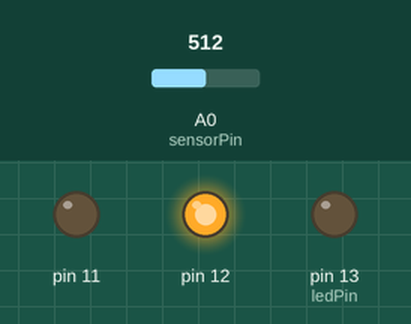
This sketch was run on a simulated Arduino Uno, built with avr-gcc and run on an emulated ATmega328P. Parts: output pins drawn as LEDs (lit = HIGH). The test bench sets the inputs (shaded band); at power-on: A0 (sensorPin) = 512.

Above: at 1.2 s.
1.3 s: A0 (sensorPin) set to 364
2.8 s: A0 (sensorPin) set to 335
At 3.5 s:
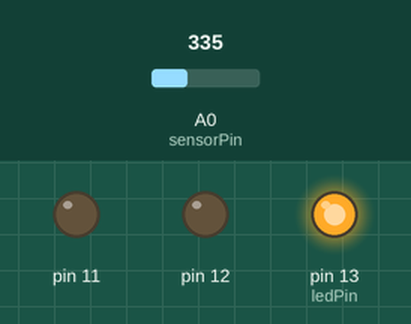
4.5 s: A0 (sensorPin) set to 760
At 5.7 s:
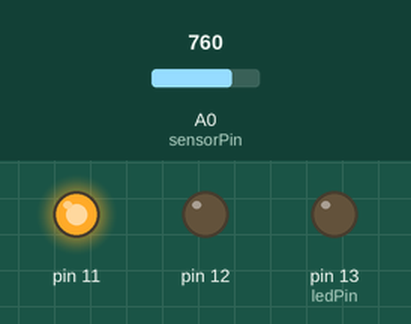
6.0 s: A0 (sensorPin) set to 741
At 7.0 s:
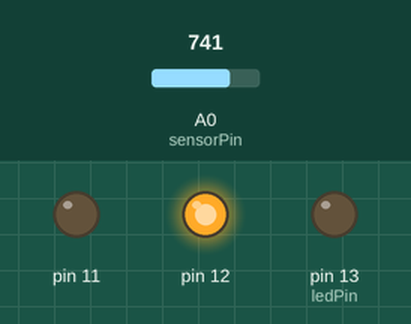
7.5 s: A0 (sensorPin) set to 900
At 8.1 s:
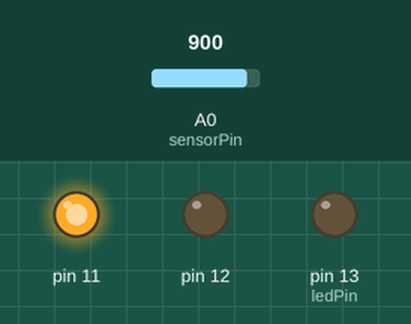
Timing chart, 0 to 10.0 s (numbered marks = the images above; inputs shaded):
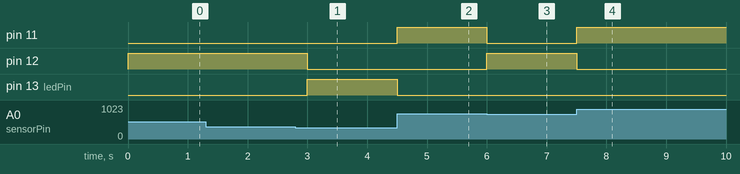

The sketch:

pot.ino
```cpp
int sensorPin = 0;    // select the input pin for the potentiometer
int ledPin = 13;      // select the pin for the LED
int pot = 0;  // variable to store the value coming from the sensor

void setup() {
  // declare the ledPin as an OUTPUT:
  pinMode(ledPin, OUTPUT);
  pinMode(12,OUTPUT);
  pinMode(11,OUTPUT);
}

void loop() {
  // read the value from the sensor:
  pot = analogRead(sensorPin);
  // turn the ledPin on
  if (pot >= 0 && pot < 350)
  {
  digitalWrite(ledPin, HIGH);
  digitalWrite(12,LOW);
  digitalWrite(11,LOW);
  // stop the program for <sensorValue> milliseconds:
  delay(300);
  }
  else if (pot >= 350 && pot < 750)
  // turn the ledPin off:
  {
      digitalWrite(ledPin, LOW);
      digitalWrite(12,HIGH);
      digitalWrite(11,LOW);
      delay(300);
  }
  else
    {
    digitalWrite(ledPin, LOW);
    digitalWrite(12,LOW);
  digitalWrite(11,HIGH);
    // stop the program for for <sensorValue> milliseconds:
  delay(300);
  }
 }
```

Measured:
- the behaviour switches between 350 and 349 on A0 (sensorPin) (found by bisection; images 0 and 1)
- the behaviour switches between 750 and 749 on A0 (sensorPin) (found by bisection; images 2 and 3)
- after the input at 1.3 s, every drawn part: stays the same
- after the input at 2.8 s, pin 12: HIGH → LOW after 0.20 s; pin 13 (ledPin): LOW → HIGH after 0.20 s
- after the input at 4.5 s, pin 11: LOW → HIGH at once; pin 13 (ledPin): HIGH → LOW at once
- after the input at 6.0 s, pin 11: HIGH → LOW at once; pin 12: LOW → HIGH at once
- after the input at 7.5 s, pin 11: LOW → HIGH at once; pin 12: HIGH → LOW at once
